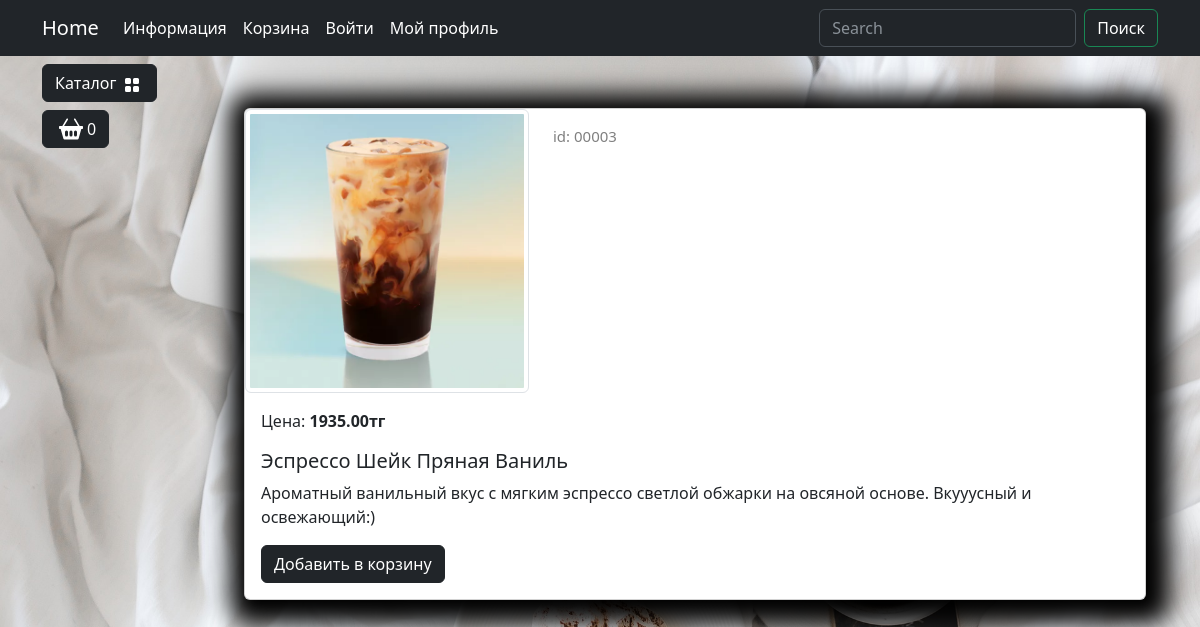
/catalog/product/espresso-shejk-pryanaya-vanil/, run on the app's committed database.
### goods/models.py (models this page shows, shortened)
class Products(models.Model):
    name = models.CharField(max_length=150, unique=True, verbose_name='Название')
    slug = models.SlugField(max_length=200, unique=True, blank=True, null=True, verbose_name='URL')
    description = models.TextField(blank=True, null=True, verbose_name='Описание')
    image = models.ImageField(upload_to='goods_images', blank=True, null=True, verbose_name='Изображение')
    price = models.DecimalField(default=0.00, max_digits=7, decimal_places=2, verbose_name='Цена')
    discount = models.DecimalField(default=0.00, max_digits=4, decimal_places=2, verbose_name='Скидка в %')
    quantity = models.PositiveIntegerField(default=0, verbose_name='Количество')
    category = models.ForeignKey(to=Categories, on_delete=models.CASCADE, verbose_name='Категория')
    class Meta:
        db_table: str = 'product'
        verbose_name = 'Продукт'
        verbose_name_plural = 'Продукты'
        ordering = ("id",)
    def display_id(self):
        return f"{self.id:05}"
    def sell_price(self):
        if self.discount:
            return round(self.price - self.price*self.discount/100, 2)
        return self.price

### goods/views.py (the view)
# urls.py: path('product/<slug:product_slug>/', views.product, name='product'),
def product(request, product_slug):
    product = Products.objects.get(slug=product_slug)
    context = {"product": product}
    return render(request, "goods/product.html", context=context)

### goods/templatetags/goods_tags.py (called while the page is built)
@register.simple_tag()
def tag_categories():
    return Categories.objects.all()

### goods/templates/goods/product.html (shortened to what this page needs)
{% extends "base.html" %}
{% load static %}
{% block content %}
<div class="container mt-5">
    <div class="card mb-4 custom-shadow">
        <div class="row">
            <div class="col-md-4">
                <img src="{{ product.image.url }}"
                    class="img-thumbnail" data-bs-toggle="modal" data-bs-target="#imageModal1">
            </div>
            <div class="col-md-4 ">
                <p class="product_id mt-3">id: {{ product.display_id }}</p>
            </div>
        </div>
        <div class="card-body">
            <p class="card-text">Цена: <strong>{{ product.sell_price }}тг</strong></p>
            <h5 class="card-title">{{ product.name }}</h5>
            <p class="card-text">{{ product.description }}</p>
            <a href="#" class="btn btn-dark add-to-cart">Добавить в корзину</a>
        </div>
    </div>
</div>
{% endblock %}

### main/static/deps/css/my_css.css (style rules this page uses)
body { background-image: url("../images/coffee-image.jpg"); background-repeat: no-repeat; background-attachment: fixed; background-position: center center; background-size: cover; height: 100%; }
.custom-shadow { box-shadow: 5px 5px 25px 19px #000000; }
.product_id { color: gray; font-size: 15px; }

### data on the page
Products: image (picture), display_id "00003", sell_price "1935.00", name "Эспрессо Шейк Пряная Ваниль", description "Ароматный ванильный вкус с мягким эспрессо светлой обжарки на овсяной основе. Вкууусный и освежающий:)"
